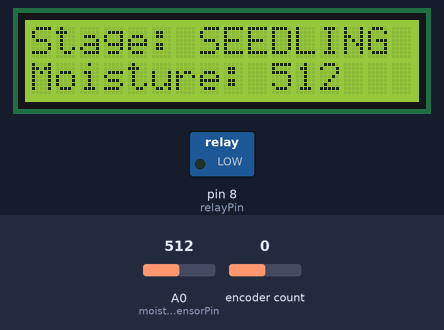
Bench run of a sketch on a simulated Arduino Uno, built with avr-gcc and run on an emulated ATmega328P. On the bench: 16×2 character LCD, switched loads named in the sketch (green lamp = pin HIGH). The inputs (shaded band) are chosen by the test bench; at power-on: encoder count 0, A0 (moistureSensorPin) = 512. The local clock reads 2024-03-15 10:24:30 at power-on unless the sketch sets it.

Above: at 3.2 s.
3.3 s: encoder count set to 1
At 4.0 s:
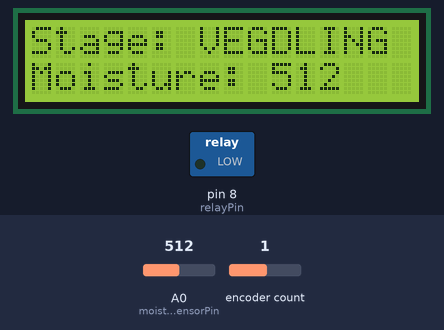
4.8 s: encoder count set to 2
At 5.4 s:
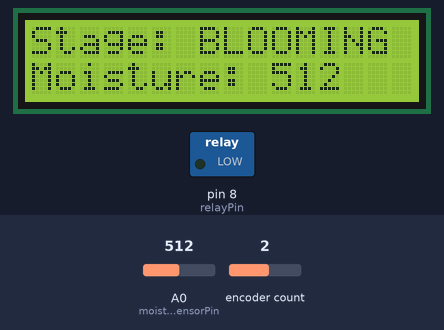
6.3 s: encoder count set to 3
At 7.2 s:
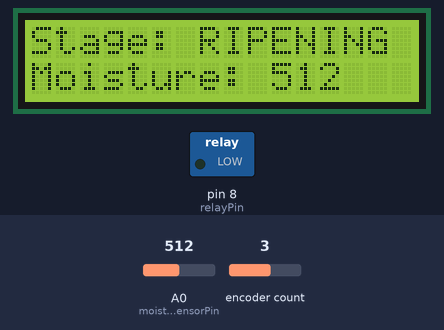
7.8 s: A0 (moistureSensorPin) set to 610
At 8.8 s:
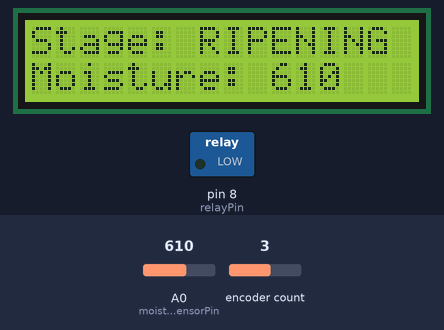
9.3 s: A0 (moistureSensorPin) set to 590
At 10.5 s:
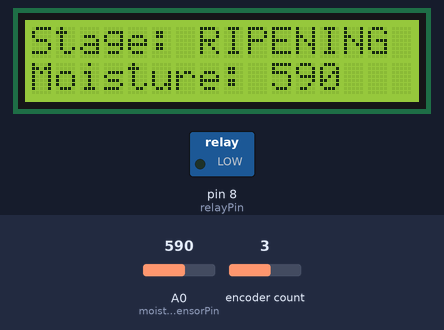
10.8 s: A0 (moistureSensorPin) set to 511
At 12.1 s:
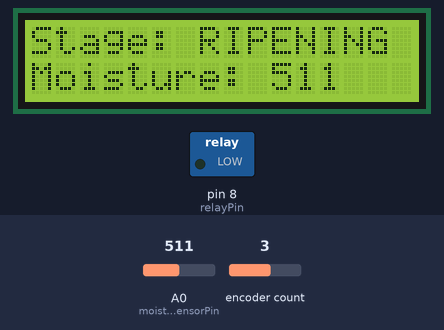
Timing chart, 0 to 13.3 s (numbered marks = the images above; inputs shaded):
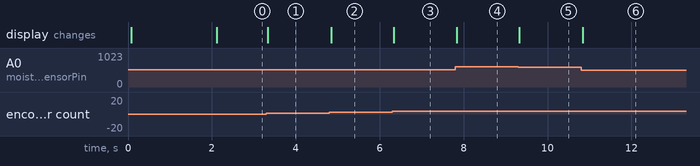

The sketch:

arduino_pumpcontrol.ino
```cpp
#include <Wire.h>
#include <LiquidCrystal_I2C.h>
#include <RTClib.h>
#include <Encoder.h>

// Pin Definitions
const int relayPin = 8;            // Relay module pin connected to Arduino
const int encoderPinA = 2;         // Rotary encoder pin A
const int encoderPinB = 3;         // Rotary encoder pin B
const int moistureSensorPin = A0;  // Soil moisture sensor pin connected to Arduino

// LCD and RTC Initialization
LiquidCrystal_I2C lcd(0x27, 16, 2); // Change address if necessary
RTC_DS3231 rtc;

// Rotary Encoder Initialization
Encoder encoder(encoderPinA, encoderPinB);

// Soil Moisture Thresholds
const int dryThreshold = 400;      // Threshold below which watering is activated
const int wetThreshold = 600;      // Threshold above which watering is avoided

// Irrigation Timing Parameters
const unsigned long irrigationIntervals[4] = {300000, 600000, 900000, 1200000}; // in milliseconds (5, 10, 15, 20 minutes)
int currentStage = 0; // Default to SEEDLING stage
unsigned long lastIrrigationTime = 0;
bool pumpState = false;

void setup() {
  pinMode(relayPin, OUTPUT);
  digitalWrite(relayPin, LOW); // Ensure pump is off at startup

  lcd.begin();
  lcd.backlight();

  if (!rtc.begin()) {
    lcd.print("RTC failed");
    while (1); // Halt if RTC fails
  }

  // Display initialization message
  lcd.print("Irrigation System");
  delay(2000);
  lcd.clear();
}

void loop() {
  DateTime now = rtc.now();
  int soilMoisture = analogRead(moistureSensorPin); // Read soil moisture

  // Update the LCD
  lcd.setCursor(0, 0);
  lcd.print("Stage: ");
  lcd.print(getStageName(currentStage));

  lcd.setCursor(0, 1);
  lcd.print("Moisture: ");
  lcd.print(soilMoisture);

  // Determine if irrigation is needed
  if (soilMoisture < dryThreshold) {
    if (millis() - lastIrrigationTime >= irrigationIntervals[currentStage]) {
      lastIrrigationTime = millis();
      pumpState = !pumpState;
      digitalWrite(relayPin, pumpState ? HIGH : LOW);

      lcd.setCursor(0, 1);
      lcd.print("Irrigating...");
      delay(1000); // Display irrigation status for 1 second
      lcd.clear();
    }
  } else if (soilMoisture > wetThreshold) {
    // Turn off pump if soil is too wet
    pumpState = false;
    digitalWrite(relayPin, LOW);
  }

  // Rotary Encoder Handling
  long encoderPos = encoder.read() / 4; // Adjust for encoder resolution
  if (encoderPos >= 0 && encoderPos <= 3) {
    currentStage = encoderPos;
  }

  // Adjust Moisture Thresholds based on Encoder Position (if desired)
  // Manual mode can be enhanced as needed
}

String getStageName(int stage) {
  switch (stage) {
    case 0: return "SEEDLING";
    case 1: return "VEG";
    case 2: return "BLOOM";
    case 3: return "RIPEN";
    default: return "UNKNOWN";
  }
}
```

Measured:
- after the input at 3.3 s, the display: changes at once (image 1)
- after the input at 4.8 s, the display: changes at once (image 2)
- after the input at 6.3 s, the display: changes at once (image 3)
- after the input at 7.8 s, the display: changes at once (image 4)
- after the input at 9.3 s, the display: changes at once (image 5)
- after the input at 10.8 s, the display: changes at once (image 6)
